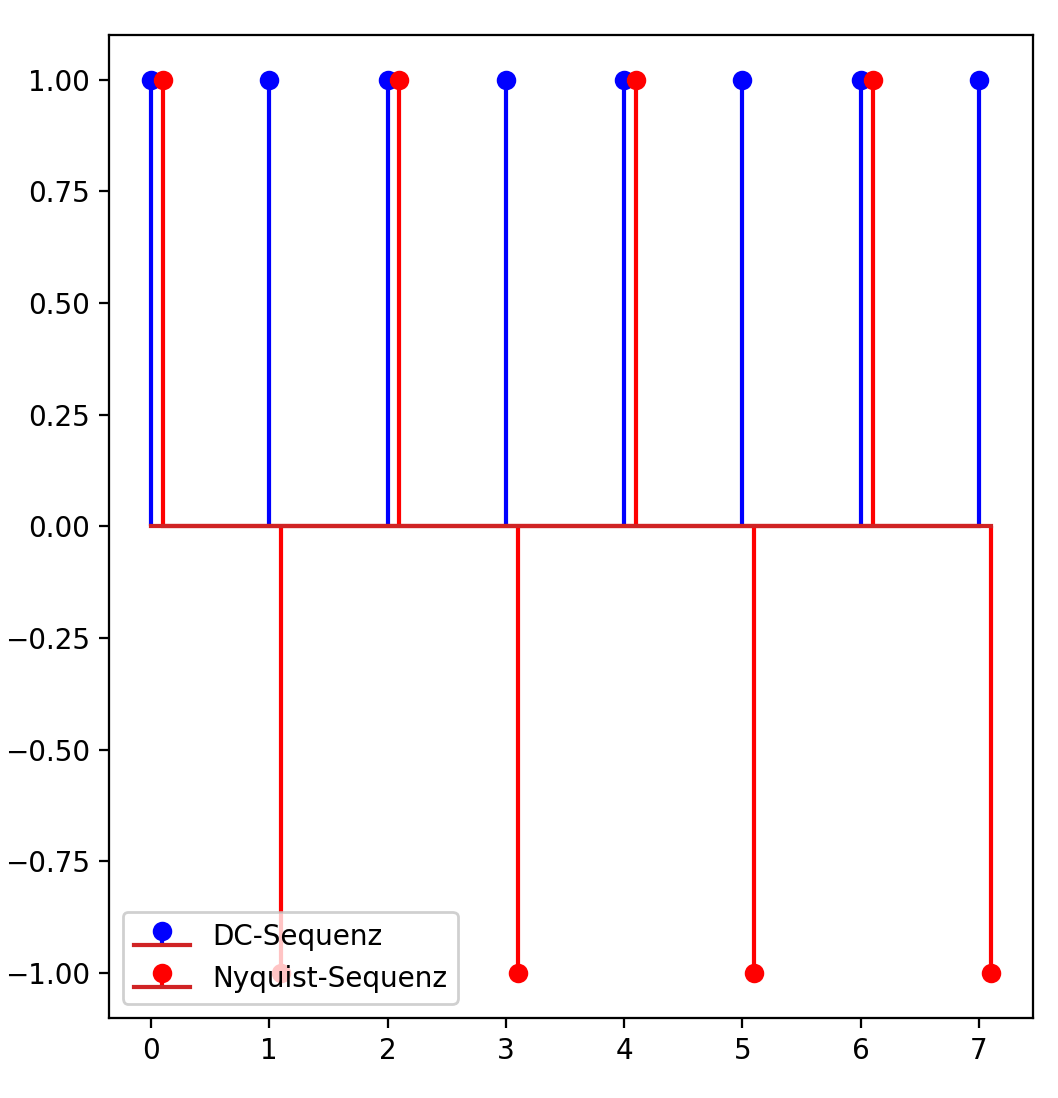

Generate this figure with Python:
import numpy as np
import matplotlib.pyplot as plt

N = 8

X = np.fft.fft(np.eye(N))
x_DC = X[:, 0]
x_Nyquist = X[:, N // 2]

plt.stem(
    np.arange(N),
    x_DC,
    linefmt="b",
    label="DC-Sequenz",
)
plt.stem(
    np.arange(N) + 0.1,
    x_Nyquist,
    linefmt="r",
    label="Nyquist-Sequenz",
)
plt.legend()
plt.show()
